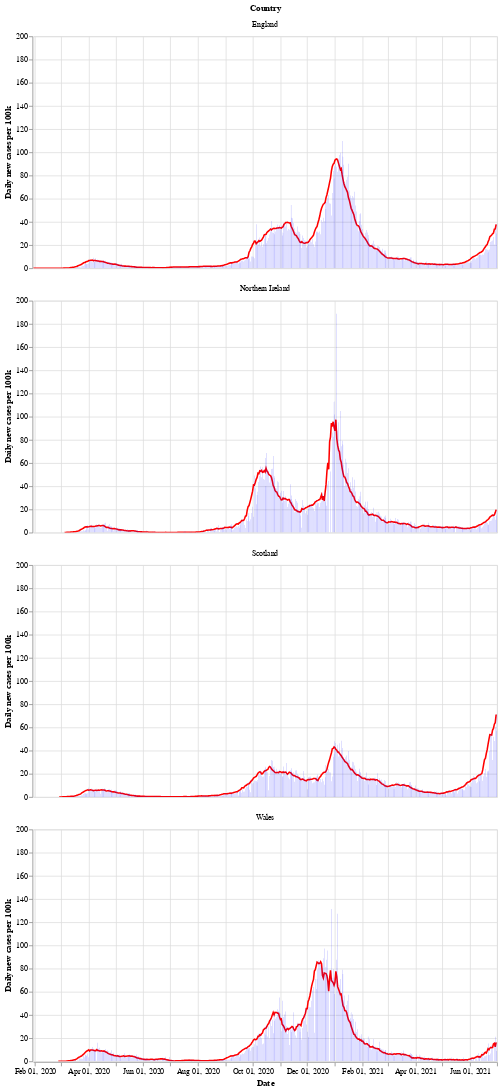

The code cell stored with this chart in its notebook:
### Markdown cell above
Next is a bar chart of the number of new cases in each country (per 100k population), with the 7 day moving average of cases. Again we see that Wales saw a longer period of raising and falling cases compared to the other countries.

After a period of cases falling, each nation is now seeing a rise in the number of cases - especially in Wales.

### Code cell
# collapse
bars = alt.Chart(uk_cases).mark_bar().encode(
    x=alt.X("yearmonthdate(date):T", axis=alt.Axis(title='Date')),
    y=alt.Y("newCasesRate:Q", axis=alt.Axis(title='Daily new cases per 100k')),
    tooltip='newCasesRate',
    color=alt.condition(
        alt.datum.dailyChange > 0,
        alt.value("orange"),  # The positive color
        alt.value("blue")  # The negative color
    )
).properties(title='New cases per 100k population with rolling 7 day average', width=600).interactive()
line = alt.Chart(uk_cases).mark_line(
    color='red',
    size=2,
).transform_window(
    rolling_mean='mean(newCasesRate)',
    frame=[0, 7],
    groupby=['areaName']
).encode(
    x='yearmonthdate(date):T',
    y='rolling_mean:Q'
)
alt.layer(line, bars, data=uk_cases).facet(alt.Row('areaName', title='Country'), columns=1)

### Figure 1 — Vega-Lite specification as saved in the notebook (floating-point values rounded to 4 significant figures; data arrays with more than 128 entries replaced by an {"elided": "..."} marker saying what was removed)
{"config": {"view": {"continuousWidth": 400, "continuousHeight": 300}}, "data": {"name": "data-3a4dd912e6be241f3ad1996f1921072b"}, "facet": {"type": "nominal", "field": "areaName", "title": "Country"}, "spec": {"layer": [{"mark": {"type": "line", "color": "red", "size": 2}, "encoding": {"x": {"type": "temporal", "field": "date", "timeUnit": "yearmonthdate"}, "y": {"type": "quantitative", "field": "rolling_mean"}}, "transform": [{"window": [{"op": "mean", "field": "newCasesRate", "as": "rolling_mean"}], "frame": [0, 7], "groupby": ["areaName"]}]}, {"mark": "bar", "encoding": {"color": {"condition": {"value": "orange", "test": "(datum.dailyChange > 0)"}, "value": "blue"}, "tooltip": {"type": "quantitative", "field": "newCasesRate"}, "x": {"type": "temporal", "axis": {"title": "Date"}, "field": "date", "timeUnit": "yearmonthdate"}, "y": {"type": "quantitative", "axis": {"title": "Daily new cases per 100k"}, "field": "newCasesRate"}}, "selection": {"selector002": {"type": "interval", "bind": "scales", "encodings": ["x", "y"]}}, "title": "New cases per 100k population with rolling 7 day average", "width": 600}]}, "columns": 1, "$schema": "https://vega.github.io/schema/vega-lite/v4.8.1.json", "datasets": {"data-3a4dd912e6be241f3ad1996f1921072b": {"elided": "1980 records"}}}
